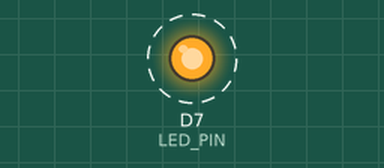
Simulated run of this sketch. Board: ESP8266 (NodeMCU). Shown: output pins drawn as LEDs (lit = HIGH). Dashed ring = blinking.

Above: at 0.06 s.
Timing chart, 0 to 3.0 s (numbered marks = the images above):
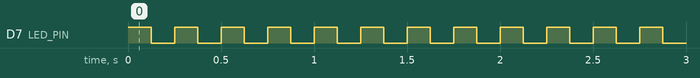

The sketch:

blink.ino
```cpp
// define led according to pin diagram in article
const int LED_PIN = D7;
const int WAIT_TIME = 125;
int led_state = LOW;

void setup() {
  // initialize digital pin led as an output
  pinMode(LED_PIN, OUTPUT);
}

void loop() {
  led_state = !led_state;                     // toggle between HIGH and LOW
  digitalWrite(LED_PIN, led_state);           // set the LED
  delay(WAIT_TIME);                           // wait
}
```

Measured:
- by itself, D7 (LED_PIN): alternates HIGH for 0.13 s and LOW for 0.13 s
